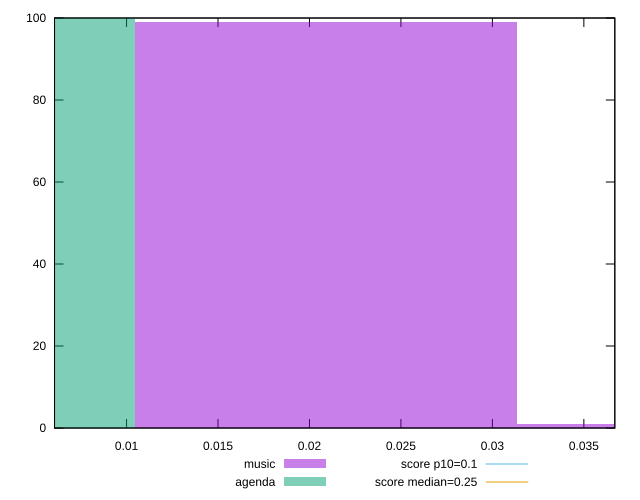

The gnuplot source for this figure:
reset

$music <<EOF
0.0209048887304495 99
0.041809777460899 1
EOF

$agenda <<EOF
0 100
EOF

set key outside below
set boxwidth 0.0209048887304495
set xrange [0.006063152419196235:0.036692872471279565]
set yrange [0:100]
set trange [0:100]
set style fill transparent solid 0.5 noborder

set parametric
set terminal svg size 640, 500 enhanced background rgb 'white'
set output "reports/report_00031_2021-02-24T23-18-18.084Z/cumulative-layout-shift/comparison/histogram/0_vs_1.svg"

plot $music title "music" with boxes, \
     $agenda title "agenda" with boxes, \
     0.1,t title "score p10=0.1", \
     0.25,t title "score median=0.25"

reset
